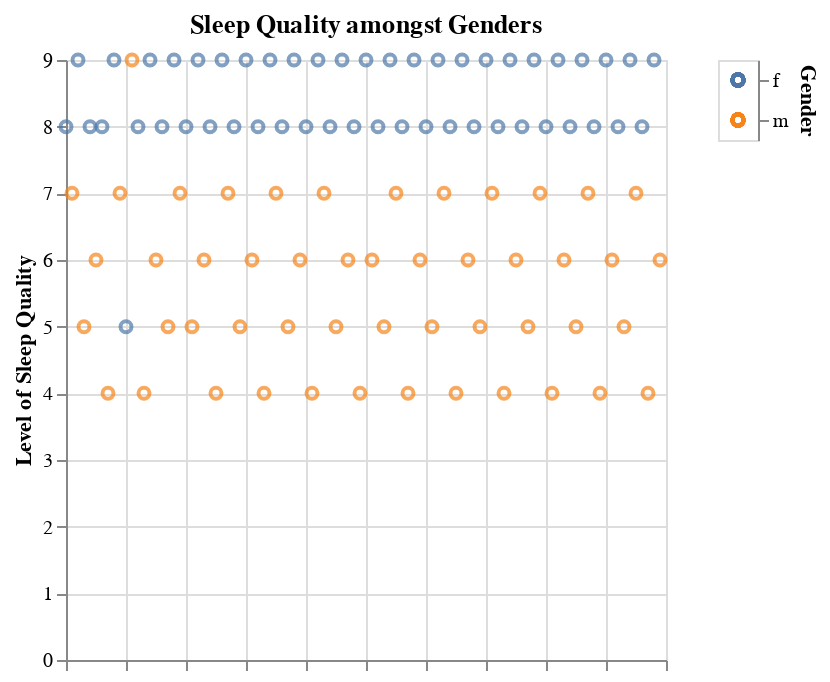

Notebook code for this chart:
### Markdown cell above
### Which gender gets better sleep?

### Code cell
selection = alt.selection_point(fields=['Gender'])
color = alt.condition(
    selection,
    alt.Color('Gender:N').legend(None),
    alt.value('lightgray')
)

sleep_chart = alt.Chart(
    df.reset_index(), 
    title='Sleep Quality amongst Genders'
).mark_point().encode(
    x=alt.X('index', axis=alt.Axis(labels=False), title=None),
    y=alt.Y('Sleep Quality:Q', title='Level of Sleep Quality'),
    color=color,
    tooltip=[
        alt.Tooltip(title='ID', field='User ID'),
        alt.Tooltip(title='Sleep Disorder', field='Sleep Disorders')
    ]
)

legend = alt.Chart(df.reset_index()).mark_point().encode(
    alt.Y('Gender:N').axis(orient='right'),
    color=color
).add_params(
    selection
)

chart = sleep_chart | legend

# chart.save('images/sleep_chart.html')
chart

### Figure 1 — Vega-Lite specification as saved in the notebook (floating-point values rounded to 4 significant figures)
{"config": {"view": {"continuousWidth": 300, "continuousHeight": 300}}, "hconcat": [{"data": {"name": "data-74bc7f5720ba0ad0ae54a8ce300e8140"}, "mark": {"type": "point"}, "encoding": {"color": {"condition": {"param": "param_44", "field": "Gender", "legend": null, "type": "nominal"}, "value": "lightgray"}, "tooltip": [{"field": "User ID", "title": "ID"}, {"field": "Sleep Disorders", "title": "Sleep Disorder"}], "x": {"axis": {"labels": false}, "field": "index", "title": null, "type": "quantitative"}, "y": {"field": "Sleep Quality", "title": "Level of Sleep Quality", "type": "quantitative"}}, "title": "Sleep Quality amongst Genders"}, {"data": {"name": "data-74bc7f5720ba0ad0ae54a8ce300e8140"}, "mark": {"type": "point"}, "encoding": {"color": {"condition": {"param": "param_44", "field": "Gender", "legend": null, "type": "nominal"}, "value": "lightgray"}, "y": {"axis": {"orient": "right"}, "field": "Gender", "type": "nominal"}}, "name": "view_7"}], "params": [{"name": "param_44", "select": {"type": "point", "fields": ["Gender"]}, "views": ["view_7"]}], "$schema": "https://vega.github.io/schema/vega-lite/v5.20.1.json", "datasets": {"data-74bc7f5720ba0ad0ae54a8ce300e8140": [{"index": 0, "User ID": 1, "Age": 25, "Gender": "f", "Sleep Quality": 8, "Bedtime": "23:00", "Wake-up Time": "06:30", "Daily Steps": 8000, "Calories Burned": 2500, "Physical Activity Level": "medium", "Dietary Habits": "healthy", "Sleep Disorders": "no", "Medication Usage": "no"}, {"index": 1, "User ID": 2, "Age": 34, "Gender": "m", "Sleep Quality": 7, "Bedtime": "00:30", "Wake-up Time": "07:00", "Daily Steps": 5000, "Calories Burned": 2200, "Physical Activity Level": "low", "Dietary Habits": "unhealthy", "Sleep Disorders": "yes", "Medication Usage": "yes"}, {"index": 2, "User ID": 3, "Age": 29, "Gender": "f", "Sleep Quality": 9, "Bedtime": "22:45", "Wake-up Time": "06:45", "Daily Steps": 9000, "Calories Burned": 2700, "Physical Activity Level": "high", "Dietary Habits": "healthy", "Sleep Disorders": "no", "Medication Usage": "no"}, {"index": 3, "User ID": 4, "Age": 41, "Gender": "m", "Sleep Quality": 5, "Bedtime": "01:00", "Wake-up Time": "06:30", "Daily Steps": 4000, "Calories Burned": 2100, "Physical Activity Level": "low", "Dietary Habits": "unhealthy", "Sleep Disorders": "yes", "Medication Usage": "no"}, {"index": 4, "User ID": 5, "Age": 22, "Gender": "f", "Sleep Quality": 8, "Bedtime": "23:30", "Wake-up Time": "07:00", "Daily Steps": 10000, "Calories Burned": 2800, "Physical Activity Level": "high", "Dietary Habits": "medium", "Sleep Disorders": "no", "Medication Usage": "no"}, {"index": 5, "User ID": 6, "Age": 37, "Gender": "m", "Sleep Quality": 6, "Bedtime": "00:15", "Wake-up Time": "07:15", "Daily Steps": 6000, "Calories Burned": 2300, "Physical Activity Level": "medium", "Dietary Habits": "unhealthy", "Sleep Disorders": "no", "Medication Usage": "yes"}, {"index": 6, "User ID": 7, "Age": 30, "Gender": "f", "Sleep Quality": 8, "Bedtime": "22:30", "Wake-up Time": "06:00", "Daily Steps": 8500, "Calories Burned": 2600, "Physical Activity Level": "high", "Dietary Habits": "healthy", "Sleep Disorders": "no", "Medication Usage": "no"}, {"index": 7, "User ID": 8, "Age": 45, "Gender": "m", "Sleep Quality": 4, "Bedtime": "01:30", "Wake-up Time": "07:00", "Daily Steps": 3000, "Calories Burned": 2000, "Physical Activity Level": "low", "Dietary Habits": "unhealthy", "Sleep Disorders": "yes", "Medication Usage": "yes"}, {"index": 8, "User ID": 9, "Age": 27, "Gender": "f", "Sleep Quality": 9, "Bedtime": "23:00", "Wake-up Time": "07:30", "Daily Steps": 9500, "Calories Burned": 2750, "Physical Activity Level": "medium", "Dietary Habits": "healthy", "Sleep Disorders": "no", "Medication Usage": "no"}, {"index": 9, "User ID": 10, "Age": 32, "Gender": "m", "Sleep Quality": 7, "Bedtime": "00:45", "Wake-up Time": "07:15", "Daily Steps": 6500, "Calories Burned": 2400, "Physical Activity Level": "medium", "Dietary Habits": "medium", "Sleep Disorders": "no", "Medication Usage": "no"}, {"index": 10, "User ID": 11, "Age": 50, "Gender": "f", "Sleep Quality": 5, "Bedtime": "01:00", "Wake-up Time": "07:00", "Daily Steps": 3500, "Calories Burned": 2100, "Physical Activity Level": "low", "Dietary Habits": "unhealthy", "Sleep Disorders": "yes", "Medication Usage": "yes"}, {"index": 11, "User ID": 12, "Age": 23, "Gender": "m", "Sleep Quality": 9, "Bedtime": "22:00", "Wake-up Time": "06:00", "Daily Steps": 11000, "Calories Burned": 2900, "Physical Activity Level": "high", "Dietary Habits": "healthy", "Sleep Disorders": "no", "Medication Usage": "no"}, {"index": 12, "User ID": 13, "Age": 36, "Gender": "f", "Sleep Quality": 8, "Bedtime": "23:30", "Wake-up Time": "07:30", "Daily Steps": 7000, "Calories Burned": 2400, "Physical Activity Level": "medium", "Dietary Habits": "medium", "Sleep Disorders": "no", "Medication Usage": "no"}, {"index": 13, "User ID": 14, "Age": 48, "Gender": "m", "Sleep Quality": 4, "Bedtime": "01:30", "Wake-up Time": "06:00", "Daily Steps": 3000, "Calories Burned": 2000, "Physical Activity Level": "low", "Dietary Habits": "unhealthy", "Sleep Disorders": "yes", "Medication Usage": "yes"}, {"index": 14, "User ID": 15, "Age": 28, "Gender": "f", "Sleep Quality": 9, "Bedtime": "22:15", "Wake-up Time": "06:45", "Daily Steps": 9500, "Calories Burned": 2700, "Physical Activity Level": "high", "Dietary Habits": "healthy", "Sleep Disorders": "no", "Medication Usage": "no"}, {"index": 15, "User ID": 16, "Age": 31, "Gender": "m", "Sleep Quality": 6, "Bedtime": "00:30", "Wake-up Time": "07:30", "Daily Steps": 6000, "Calories Burned": 2300, "Physical Activity Level": "medium", "Dietary Habits": "unhealthy", "Sleep Disorders": "no", "Medication Usage": "no"}, {"index": 16, "User ID": 17, "Age": 26, "Gender": "f", "Sleep Quality": 8, "Bedtime": "23:45", "Wake-up Time": "06:15", "Daily Steps": 8500, "Calories Burned": 2500, "Physical Activity Level": "medium", "Dietary Habits": "medium", "Sleep Disorders": "no", "Medication Usage": "no"}, {"index": 17, "User ID": 18, "Age": 39, "Gender": "m", "Sleep Quality": 5, "Bedtime": "01:15", "Wake-up Time": "07:00", "Daily Steps": 4000, "Calories Burned": 2100, "Physical Activity Level": "low", "Dietary Habits": "unhealthy", "Sleep Disorders": "yes", "Medication Usage": "yes"}, {"index": 18, "User ID": 19, "Age": 33, "Gender": "f", "Sleep Quality": 9, "Bedtime": "22:30", "Wake-up Time": "07:00", "Daily Steps": 10000, "Calories Burned": 2800, "Physical Activity Level": "high", "Dietary Habits": "healthy", "Sleep Disorders": "no", "Medication Usage": "no"}, {"index": 19, "User ID": 20, "Age": 42, "Gender": "m", "Sleep Quality": 7, "Bedtime": "00:45", "Wake-up Time": "07:30", "Daily Steps": 5500, "Calories Burned": 2400, "Physical Activity Level": "medium", "Dietary Habits": "medium", "Sleep Disorders": "no", "Medication Usage": "no"}, {"index": 20, "User ID": 21, "Age": 29, "Gender": "f", "Sleep Quality": 8, "Bedtime": "23:15", "Wake-up Time": "06:30", "Daily Steps": 9000, "Calories Burned": 2600, "Physical Activity Level": "high", "Dietary Habits": "healthy", "Sleep Disorders": "no", "Medication Usage": "no"}, {"index": 21, "User ID": 22, "Age": 35, "Gender": "m", "Sleep Quality": 5, "Bedtime": "01:00", "Wake-up Time": "06:30", "Daily Steps": 4000, "Calories Burned": 2100, "Physical Activity Level": "low", "Dietary Habits": "unhealthy", "Sleep Disorders": "yes", "Medication Usage": "no"}, {"index": 22, "User ID": 23, "Age": 40, "Gender": "f", "Sleep Quality": 9, "Bedtime": "22:45", "Wake-up Time": "06:15", "Daily Steps": 9500, "Calories Burned": 2750, "Physical Activity Level": "medium", "Dietary Habits": "healthy", "Sleep Disorders": "no", "Medication Usage": "no"}, {"index": 23, "User ID": 24, "Age": 47, "Gender": "m", "Sleep Quality": 6, "Bedtime": "00:15", "Wake-up Time": "07:00", "Daily Steps": 6000, "Calories Burned": 2300, "Physical Activity Level": "medium", "Dietary Habits": "unhealthy", "Sleep Disorders": "no", "Medication Usage": "yes"}, {"index": 24, "User ID": 25, "Age": 32, "Gender": "f", "Sleep Quality": 8, "Bedtime": "23:00", "Wake-up Time": "06:30", "Daily Steps": 8500, "Calories Burned": 2600, "Physical Activity Level": "high", "Dietary Habits": "medium", "Sleep Disorders": "no", "Medication Usage": "no"}, {"index": 25, "User ID": 26, "Age": 44, "Gender": "m", "Sleep Quality": 4, "Bedtime": "01:30", "Wake-up Time": "07:00", "Daily Steps": 3000, "Calories Burned": 2000, "Physical Activity Level": "low", "Dietary Habits": "unhealthy", "Sleep Disorders": "yes", "Medication Usage": "yes"}, {"index": 26, "User ID": 27, "Age": 27, "Gender": "f", "Sleep Quality": 9, "Bedtime": "22:30", "Wake-up Time": "06:45", "Daily Steps": 10000, "Calories Burned": 2800, "Physical Activity Level": "medium", "Dietary Habits": "healthy", "Sleep Disorders": "no", "Medication Usage": "no"}, {"index": 27, "User ID": 28, "Age": 38, "Gender": "m", "Sleep Quality": 7, "Bedtime": "00:45", "Wake-up Time": "07:15", "Daily Steps": 6500, "Calories Burned": 2400, "Physical Activity Level": "medium", "Dietary Habits": "medium", "Sleep Disorders": "no", "Medication Usage": "no"}, {"index": 28, "User ID": 29, "Age": 31, "Gender": "f", "Sleep Quality": 8, "Bedtime": "23:30", "Wake-up Time": "07:00", "Daily Steps": 9000, "Calories Burned": 2500, "Physical Activity Level": "high", "Dietary Habits": "healthy", "Sleep Disorders": "no", "Medication Usage": "no"}, {"index": 29, "User ID": 30, "Age": 49, "Gender": "m", "Sleep Quality": 5, "Bedtime": "01:15", "Wake-up Time": "07:30", "Daily Steps": 3500, "Calories Burned": 2100, "Physical Activity Level": "low", "Dietary Habits": "unhealthy", "Sleep Disorders": "yes", "Medication Usage": "no"}, {"index": 30, "User ID": 31, "Age": 24, "Gender": "f", "Sleep Quality": 9, "Bedtime": "22:00", "Wake-up Time": "06:00", "Daily Steps": 10500, "Calories Burned": 2900, "Physical Activity Level": "high", "Dietary Habits": "healthy", "Sleep Disorders": "no", "Medication Usage": "no"}, {"index": 31, "User ID": 32, "Age": 45, "Gender": "m", "Sleep Quality": 6, "Bedtime": "00:30", "Wake-up Time": "07:30", "Daily Steps": 5000, "Calories Burned": 2200, "Physical Activity Level": "medium", "Dietary Habits": "unhealthy", "Sleep Disorders": "no", "Medication Usage": "yes"}, {"index": 32, "User ID": 33, "Age": 37, "Gender": "f", "Sleep Quality": 8, "Bedtime": "23:15", "Wake-up Time": "06:15", "Daily Steps": 8500, "Calories Burned": 2600, "Physical Activity Level": "high", "Dietary Habits": "medium", "Sleep Disorders": "no", "Medication Usage": "no"}, {"index": 33, "User ID": 34, "Age": 46, "Gender": "m", "Sleep Quality": 4, "Bedtime": "01:00", "Wake-up Time": "06:30", "Daily Steps": 3000, "Calories Burned": 2000, "Physical Activity Level": "low", "Dietary Habits": "unhealthy", "Sleep Disorders": "yes", "Medication Usage": "no"}, {"index": 34, "User ID": 35, "Age": 28, "Gender": "f", "Sleep Quality": 9, "Bedtime": "22:45", "Wake-up Time": "07:00", "Daily Steps": 10000, "Calories Burned": 2750, "Physical Activity Level": "medium", "Dietary Habits": "healthy", "Sleep Disorders": "no", "Medication Usage": "no"}, {"index": 35, "User ID": 36, "Age": 40, "Gender": "m", "Sleep Quality": 7, "Bedtime": "00:15", "Wake-up Time": "07:15", "Daily Steps": 6000, "Calories Burned": 2300, "Physical Activity Level": "medium", "Dietary Habits": "unhealthy", "Sleep Disorders": "no", "Medication Usage": "yes"}, {"index": 36, "User ID": 37, "Age": 35, "Gender": "f", "Sleep Quality": 8, "Bedtime": "23:30", "Wake-up Time": "07:00", "Daily Steps": 9000, "Calories Burned": 2500, "Physical Activity Level": "high", "Dietary Habits": "medium", "Sleep Disorders": "no", "Medication Usage": "no"}, {"index": 37, "User ID": 38, "Age": 50, "Gender": "m", "Sleep Quality": 5, "Bedtime": "01:30", "Wake-up Time": "06:00", "Daily Steps": 3500, "Calories Burned": 2100, "Physical Activity Level": "low", "Dietary Habits": "unhealthy", "Sleep Disorders": "yes", "Medication Usage": "yes"}, {"index": 38, "User ID": 39, "Age": 26, "Gender": "f", "Sleep Quality": 9, "Bedtime": "22:00", "Wake-up Time": "06:00", "Daily Steps": 10500, "Calories Burned": 2900, "Physical Activity Level": "high", "Dietary Habits": "healthy", "Sleep Disorders": "no", "Medication Usage": "no"}, {"index": 39, "User ID": 40, "Age": 41, "Gender": "m", "Sleep Quality": 6, "Bedtime": "00:45", "Wake-up Time": "07:30", "Daily Steps": 5000, "Calories Burned": 2200, "Physical Activity Level": "medium", "Dietary Habits": "unhealthy", "Sleep Disorders": "no", "Medication Usage": "no"}, {"index": 40, "User ID": 41, "Age": 30, "Gender": "f", "Sleep Quality": 8, "Bedtime": "23:15", "Wake-up Time": "06:15", "Daily Steps": 8500, "Calories Burned": 2600, "Physical Activity Level": "high", "Dietary Habits": "medium", "Sleep Disorders": "no", "Medication Usage": "no"}, {"index": 41, "User ID": 42, "Age": 44, "Gender": "m", "Sleep Quality": 4, "Bedtime": "01:00", "Wake-up Time": "06:30", "Daily Steps": 3000, "Calories Burned": 2000, "Physical Activity Level": "low", "Dietary Habits": "unhealthy", "Sleep Disorders": "yes", "Medication Usage": "yes"}, {"index": 42, "User ID": 43, "Age": 34, "Gender": "f", "Sleep Quality": 9, "Bedtime": "22:45", "Wake-up Time": "07:00", "Daily Steps": 10000, "Calories Burned": 2750, "Physical Activity Level": "medium", "Dietary Habits": "healthy", "Sleep Disorders": "no", "Medication Usage": "no"}, {"index": 43, "User ID": 44, "Age": 48, "Gender": "m", "Sleep Quality": 7, "Bedtime": "00:15", "Wake-up Time": "07:15", "Daily Steps": 6000, "Calories Burned": 2300, "Physical Activity Level": "medium", "Dietary Habits": "unhealthy", "Sleep Disorders": "no", "Medication Usage": "yes"}, {"index": 44, "User ID": 45, "Age": 33, "Gender": "f", "Sleep Quality": 8, "Bedtime": "23:30", "Wake-up Time": "07:00", "Daily Steps": 9000, "Calories Burned": 2500, "Physical Activity Level": "high", "Dietary Habits": "medium", "Sleep Disorders": "no", "Medication Usage": "no"}, {"index": 45, "User ID": 46, "Age": 47, "Gender": "m", "Sleep Quality": 5, "Bedtime": "01:30", "Wake-up Time": "06:00", "Daily Steps": 3500, "Calories Burned": 2100, "Physical Activity Level": "low", "Dietary Habits": "unhealthy", "Sleep Disorders": "yes", "Medication Usage": "no"}, {"index": 46, "User ID": 47, "Age": 28, "Gender": "f", "Sleep Quality": 9, "Bedtime": "22:00", "Wake-up Time": "06:00", "Daily Steps": 10500, "Calories Burned": 2900, "Physical Activity Level": "high", "Dietary Habits": "healthy", "Sleep Disorders": "no", "Medication Usage": "no"}, {"index": 47, "User ID": 48, "Age": 39, "Gender": "m", "Sleep Quality": 6, "Bedtime": "00:30", "Wake-up Time": "07:30", "Daily Steps": 5000, "Calories Burned": 2200, "Physical Activity Level": "medium", "Dietary Habits": "unhealthy", "Sleep Disorders": "no", "Medication Usage": "yes"}, {"index": 48, "User ID": 49, "Age": 32, "Gender": "f", "Sleep Quality": 8, "Bedtime": "23:15", "Wake-up Time": "06:15", "Daily Steps": 8500, "Calories Burned": 2600, "Physical Activity Level": "high", "Dietary Habits": "medium", "Sleep Disorders": "no", "Medication Usage": "no"}, {"index": 49, "User ID": 50, "Age": 46, "Gender": "m", "Sleep Quality": 4, "Bedtime": "01:00", "Wake-up Time": "06:30", "Daily Steps": 3000, "Calories Burned": 2000, "Physical Activity Level": "low", "Dietary Habits": "unhealthy", "Sleep Disorders": "yes", "Medication Usage": "no"}, {"index": 50, "User ID": 51, "Age": 23, "Gender": "f", "Sleep Quality": 9, "Bedtime": "22:15", "Wake-up Time": "06:45", "Daily Steps": 9500, "Calories Burned": 2700, "Physical Activity Level": "high", "Dietary Habits": "healthy", "Sleep Disorders": "no", "Medication Usage": "no"}, {"index": 51, "User ID": 52, "Age": 38, "Gender": "m", "Sleep Quality": 6, "Bedtime": "00:30", "Wake-up Time": "07:00", "Daily Steps": 5000, "Calories Burned": 2200, "Physical Activity Level": "medium", "Dietary Habits": "unhealthy", "Sleep Disorders": "no", "Medication Usage": "no"}, {"index": 52, "User ID": 53, "Age": 27, "Gender": "f", "Sleep Quality": 8, "Bedtime": "23:00", "Wake-up Time": "07:00", "Daily Steps": 8500, "Calories Burned": 2600, "Physical Activity Level": "medium", "Dietary Habits": "medium", "Sleep Disorders": "no", "Medication Usage": "no"}, {"index": 53, "User ID": 54, "Age": 44, "Gender": "m", "Sleep Quality": 5, "Bedtime": "01:15", "Wake-up Time": "07:00", "Daily Steps": 4000, "Calories Burned": 2100, "Physical Activity Level": "low", "Dietary Habits": "unhealthy", "Sleep Disorders": "yes", "Medication Usage": "no"}, {"index": 54, "User ID": 55, "Age": 29, "Gender": "f", "Sleep Quality": 9, "Bedtime": "22:30", "Wake-up Time": "07:30", "Daily Steps": 9000, "Calories Burned": 2750, "Physical Activity Level": "high", "Dietary Habits": "healthy", "Sleep Disorders": "no", "Medication Usage": "no"}, {"index": 55, "User ID": 56, "Age": 36, "Gender": "m", "Sleep Quality": 7, "Bedtime": "00:45", "Wake-up Time": "07:15", "Daily Steps": 6500, "Calories Burned": 2400, "Physical Activity Level": "medium", "Dietary Habits": "medium", "Sleep Disorders": "no", "Medication Usage": "no"}, {"index": 56, "User ID": 57, "Age": 30, "Gender": "f", "Sleep Quality": 8, "Bedtime": "23:15", "Wake-up Time": "06:15", "Daily Steps": 8500, "Calories Burned": 2600, "Physical Activity Level": "high", "Dietary Habits": "medium", "Sleep Disorders": "no", "Medication Usage": "no"}, {"index": 57, "User ID": 58, "Age": 45, "Gender": "m", "Sleep Quality": 4, "Bedtime": "01:30", "Wake-up Time": "07:00", "Daily Steps": 3000, "Calories Burned": 2000, "Physical Activity Level": "low", "Dietary Habits": "unhealthy", "Sleep Disorders": "yes", "Medication Usage": "yes"}, {"index": 58, "User ID": 59, "Age": 25, "Gender": "f", "Sleep Quality": 9, "Bedtime": "22:15", "Wake-up Time": "06:45", "Daily Steps": 9500, "Calories Burned": 2700, "Physical Activity Level": "high", "Dietary Habits": "healthy", "Sleep Disorders": "no", "Medication Usage": "no"}, {"index": 59, "User ID": 60, "Age": 50, "Gender": "m", "Sleep Quality": 6, "Bedtime": "00:30", "Wake-up Time": "07:00", "Daily Steps": 5000, "Calories Burned": 2200, "Physical Activity Level": "medium", "Dietary Habits": "unhealthy", "Sleep Disorders": "no", "Medication Usage": "no"}, {"index": 60, "User ID": 61, "Age": 28, "Gender": "f", "Sleep Quality": 8, "Bedtime": "23:00", "Wake-up Time": "07:00", "Daily Steps": 8500, "Calories Burned": 2600, "Physical Activity Level": "medium", "Dietary Habits": "medium", "Sleep Disorders": "no", "Medication Usage": "no"}, {"index": 61, "User ID": 62, "Age": 47, "Gender": "m", "Sleep Quality": 5, "Bedtime": "01:15", "Wake-up Time": "07:00", "Daily Steps": 4000, "Calories Burned": 2100, "Physical Activity Level": "low", "Dietary Habits": "unhealthy", "Sleep Disorders": "yes", "Medication Usage": "no"}, {"index": 62, "User ID": 63, "Age": 26, "Gender": "f", "Sleep Quality": 9, "Bedtime": "22:30", "Wake-up Time": "07:30", "Daily Steps": 9000, "Calories Burned": 2750, "Physical Activity Level": "high", "Dietary Habits": "healthy", "Sleep Disorders": "no", "Medication Usage": "no"}, {"index": 63, "User ID": 64, "Age": 39, "Gender": "m", "Sleep Quality": 7, "Bedtime": "00:45", "Wake-up Time": "07:15", "Daily Steps": 6500, "Calories Burned": 2400, "Physical Activity Level": "medium", "Dietary Habits": "medium", "Sleep Disorders": "no", "Medication Usage": "no"}, {"index": 64, "User ID": 65, "Age": 31, "Gender": "f", "Sleep Quality": 8, "Bedtime": "23:15", "Wake-up Time": "06:15", "Daily Steps": 8500, "Calories Burned": 2600, "Physical Activity Level": "high", "Dietary Habits": "medium", "Sleep Disorders": "no", "Medication Usage": "no"}, {"index": 65, "User ID": 66, "Age": 43, "Gender": "m", "Sleep Quality": 4, "Bedtime": "01:30", "Wake-up Time": "06:00", "Daily Steps": 3000, "Calories Burned": 2000, "Physical Activity Level": "low", "Dietary Habits": "unhealthy", "Sleep Disorders": "yes", "Medication Usage": "yes"}, {"index": 66, "User ID": 67, "Age": 24, "Gender": "f", "Sleep Quality": 9, "Bedtime": "22:15", "Wake-up Time": "06:45", "Daily Steps": 9500, "Calories Burned": 2700, "Physical Activity Level": "high", "Dietary Habits": "healthy", "Sleep Disorders": "no", "Medication Usage": "no"}, {"index": 67, "User ID": 68, "Age": 38, "Gender": "m", "Sleep Quality": 6, "Bedtime": "00:30", "Wake-up Time": "07:00", "Daily Steps": 5000, "Calories Burned": 2200, "Physical Activity Level": "medium", "Dietary Habits": "unhealthy", "Sleep Disorders": "no", "Medication Usage": "no"}, {"index": 68, "User ID": 69, "Age": 28, "Gender": "f", "Sleep Quality": 8, "Bedtime": "23:00", "Wake-up Time": "07:00", "Daily Steps": 8500, "Calories Burned": 2600, "Physical Activity Level": "medium", "Dietary Habits": "medium", "Sleep Disorders": "no", "Medication Usage": "no"}, {"index": 69, "User ID": 70, "Age": 48, "Gender": "m", "Sleep Quality": 5, "Bedtime": "01:15", "Wake-up Time": "07:00", "Daily Steps": 4000, "Calories Burned": 2100, "Physical Activity Level": "low", "Dietary Habits": "unhealthy", "Sleep Disorders": "yes", "Medication Usage": "no"}, {"index": 70, "User ID": 71, "Age": 32, "Gender": "f", "Sleep Quality": 9, "Bedtime": "22:30", "Wake-up Time": "07:30", "Daily Steps": 9000, "Calories Burned": 2750, "Physical Activity Level": "high", "Dietary Habits": "healthy", "Sleep Disorders": "no", "Medication Usage": "no"}, {"index": 71, "User ID": 72, "Age": 41, "Gender": "m", "Sleep Quality": 7, "Bedtime": "00:45", "Wake-up Time": "07:15", "Daily Steps": 6500, "Calories Burned": 2400, "Physical Activity Level": "medium", "Dietary Habits": "medium", "Sleep Disorders": "no", "Medication Usage": "no"}, {"index": 72, "User ID": 73, "Age": 29, "Gender": "f", "Sleep Quality": 8, "Bedtime": "23:15", "Wake-up Time": "06:15", "Daily Steps": 8500, "Calories Burned": 2600, "Physical Activity Level": "high", "Dietary Habits": "medium", "Sleep Disorders": "no", "Medication Usage": "no"}, {"index": 73, "User ID": 74, "Age": 50, "Gender": "m", "Sleep Quality": 4, "Bedtime": "01:30", "Wake-up Time": "07:00", "Daily Steps": 3000, "Calories Burned": 2000, "Physical Activity Level": "low", "Dietary Habits": "unhealthy", "Sleep Disorders": "yes", "Medication Usage": "yes"}, {"index": 74, "User ID": 75, "Age": 26, "Gender": "f", "Sleep Quality": 9, "Bedtime": "22:15", "Wake-up Time": "06:45", "Daily Steps": 9500, "Calories Burned": 2700, "Physical Activity Level": "high", "Dietary Habits": "healthy", "Sleep Disorders": "no", "Medication Usage": "no"}, {"index": 75, "User ID": 76, "Age": 44, "Gender": "m", "Sleep Quality": 6, "Bedtime": "00:30", "Wake-up Time": "07:00", "Daily Steps": 5000, "Calories Burned": 2200, "Physical Activity Level": "medium", "Dietary Habits": "unhealthy", "Sleep Disorders": "no", "Medication Usage": "no"}, {"index": 76, "User ID": 77, "Age": 30, "Gender": "f", "Sleep Quality": 8, "Bedtime": "23:00", "Wake-up Time": "07:00", "Daily Steps": 8500, "Calories Burned": 2600, "Physical Activity Level": "medium", "Dietary Habits": "medium", "Sleep Disorders": "no", "Medication Usage": "no"}, {"index": 77, "User ID": 78, "Age": 47, "Gender": "m", "Sleep Quality": 5, "Bedtime": "01:15", "Wake-up Time": "07:00", "Daily Steps": 4000, "Calories Burned": 2100, "Physical Activity Level": "low", "Dietary Habits": "unhealthy", "Sleep Disorders": "yes", "Medication Usage": "no"}, {"index": 78, "User ID": 79, "Age": 25, "Gender": "f", "Sleep Quality": 9, "Bedtime": "22:30", "Wake-up Time": "07:30", "Daily Steps": 9000, "Calories Burned": 2750, "Physical Activity Level": "high", "Dietary Habits": "healthy", "Sleep Disorders": "no", "Medication Usage": "no"}, {"index": 79, "User ID": 80, "Age": 49, "Gender": "m", "Sleep Quality": 7, "Bedtime": "00:45", "Wake-up Time": "07:15", "Daily Steps": 6500, "Calories Burned": 2400, "Physical Activity Level": "medium", "Dietary Habits": "medium", "Sleep Disorders": "no", "Medication Usage": "no"}, {"index": 80, "User ID": 81, "Age": 31, "Gender": "f", "Sleep Quality": 8, "Bedtime": "23:15", "Wake-up Time": "06:15", "Daily Steps": 8500, "Calories Burned": 2600, "Physical Activity Level": "high", "Dietary Habits": "medium", "Sleep Disorders": "no", "Medication Usage": "no"}, {"index": 81, "User ID": 82, "Age": 42, "Gender": "m", "Sleep Quality": 4, "Bedtime": "01:30", "Wake-up Time": "07:00", "Daily Steps": 3000, "Calories Burned": 2000, "Physical Activity Level": "low", "Dietary Habits": "unhealthy", "Sleep Disorders": "yes", "Medication Usage": "yes"}, {"index": 82, "User ID": 83, "Age": 27, "Gender": "f", "Sleep Quality": 9, "Bedtime": "22:15", "Wake-up Time": "06:45", "Daily Steps": 9500, "Calories Burned": 2700, "Physical Activity Level": "high", "Dietary Habits": "healthy", "Sleep Disorders": "no", "Medication Usage": "no"}, {"index": 83, "User ID": 84, "Age": 45, "Gender": "m", "Sleep Quality": 6, "Bedtime": "00:30", "Wake-up Time": "07:00", "Daily Steps": 5000, "Calories Burned": 2200, "Physical Activity Level": "medium", "Dietary Habits": "unhealthy", "Sleep Disorders": "no", "Medication Usage": "no"}, {"index": 84, "User ID": 85, "Age": 34, "Gender": "f", "Sleep Quality": 8, "Bedtime": "23:00", "Wake-up Time": "07:00", "Daily Steps": 8500, "Calories Burned": 2600, "Physical Activity Level": "medium", "Dietary Habits": "medium", "Sleep Disorders": "no", "Medication Usage": "no"}, {"index": 85, "User ID": 86, "Age": 50, "Gender": "m", "Sleep Quality": 5, "Bedtime": "01:15", "Wake-up Time": "07:00", "Daily Steps": 4000, "Calories Burned": 2100, "Physical Activity Level": "low", "Dietary Habits": "unhealthy", "Sleep Disorders": "yes", "Medication Usage": "no"}, {"index": 86, "User ID": 87, "Age": 28, "Gender": "f", "Sleep Quality": 9, "Bedtime": "22:30", "Wake-up Time": "07:30", "Daily Steps": 9000, "Calories Burned": 2750, "Physical Activity Level": "high", "Dietary Habits": "healthy", "Sleep Disorders": "no", "Medication Usage": "no"}, {"index": 87, "User ID": 88, "Age": 39, "Gender": "m", "Sleep Quality": 7, "Bedtime": "00:45", "Wake-up Time": "07:15", "Daily Steps": 6500, "Calories Burned": 2400, "Physical Activity Level": "medium", "Dietary Habits": "medium", "Sleep Disorders": "no", "Medication Usage": "no"}, {"index": 88, "User ID": 89, "Age": 30, "Gender": "f", "Sleep Quality": 8, "Bedtime": "23:15", "Wake-up Time": "06:15", "Daily Steps": 8500, "Calories Burned": 2600, "Physical Activity Level": "high", "Dietary Habits": "medium", "Sleep Disorders": "no", "Medication Usage": "no"}, {"index": 89, "User ID": 90, "Age": 47, "Gender": "m", "Sleep Quality": 4, "Bedtime": "01:30", "Wake-up Time": "07:00", "Daily Steps": 3000, "Calories Burned": 2000, "Physical Activity Level": "low", "Dietary Habits": "unhealthy", "Sleep Disorders": "yes", "Medication Usage": "yes"}, {"index": 90, "User ID": 91, "Age": 23, "Gender": "f", "Sleep Quality": 9, "Bedtime": "22:15", "Wake-up Time": "06:45", "Daily Steps": 9500, "Calories Burned": 2700, "Physical Activity Level": "high", "Dietary Habits": "healthy", "Sleep Disorders": "no", "Medication Usage": "no"}, {"index": 91, "User ID": 92, "Age": 36, "Gender": "m", "Sleep Quality": 6, "Bedtime": "00:30", "Wake-up Time": "07:00", "Daily Steps": 5000, "Calories Burned": 2200, "Physical Activity Level": "medium", "Dietary Habits": "unhealthy", "Sleep Disorders": "no", "Medication Usage": "no"}, {"index": 92, "User ID": 93, "Age": 29, "Gender": "f", "Sleep Quality": 8, "Bedtime": "23:00", "Wake-up Time": "07:00", "Daily Steps": 8500, "Calories Burned": 2600, "Physical Activity Level": "medium", "Dietary Habits": "medium", "Sleep Disorders": "no", "Medication Usage": "no"}, {"index": 93, "User ID": 94, "Age": 50, "Gender": "m", "Sleep Quality": 5, "Bedtime": "01:15", "Wake-up Time": "07:00", "Daily Steps": 4000, "Calories Burned": 2100, "Physical Activity Level": "low", "Dietary Habits": "unhealthy", "Sleep Disorders": "yes", "Medication Usage": "no"}, {"index": 94, "User ID": 95, "Age": 27, "Gender": "f", "Sleep Quality": 9, "Bedtime": "22:30", "Wake-up Time": "07:30", "Daily Steps": 9000, "Calories Burned": 2750, "Physical Activity Level": "high", "Dietary Habits": "healthy", "Sleep Disorders": "no", "Medication Usage": "no"}, {"index": 95, "User ID": 96, "Age": 43, "Gender": "m", "Sleep Quality": 7, "Bedtime": "00:45", "Wake-up Time": "07:15", "Daily Steps": 6500, "Calories Burned": 2400, "Physical Activity Level": "medium", "Dietary Habits": "medium", "Sleep Disorders": "no", "Medication Usage": "no"}, {"index": 96, "User ID": 97, "Age": 33, "Gender": "f", "Sleep Quality": 8, "Bedtime": "23:15", "Wake-up Time": "06:15", "Daily Steps": 8500, "Calories Burned": 2600, "Physical Activity Level": "high", "Dietary Habits": "medium", "Sleep Disorders": "no", "Medication Usage": "no"}, {"index": 97, "User ID": 98, "Age": 46, "Gender": "m", "Sleep Quality": 4, "Bedtime": "01:30", "Wake-up Time": "07:00", "Daily Steps": 3000, "Calories Burned": 2000, "Physical Activity Level": "low", "Dietary Habits": "unhealthy", "Sleep Disorders": "yes", "Medication Usage": "yes"}, {"index": 98, "User ID": 99, "Age": 25, "Gender": "f", "Sleep Quality": 9, "Bedtime": "22:15", "Wake-up Time": "06:45", "Daily Steps": 9500, "Calories Burned": 2700, "Physical Activity Level": "high", "Dietary Habits": "healthy", "Sleep Disorders": "no", "Medication Usage": "no"}, {"index": 99, "User ID": 100, "Age": 41, "Gender": "m", "Sleep Quality": 6, "Bedtime": "00:30", "Wake-up Time": "07:00", "Daily Steps": 5000, "Calories Burned": 2200, "Physical Activity Level": "medium", "Dietary Habits": "unhealthy", "Sleep Disorders": "no", "Medication Usage": "no"}]}}
